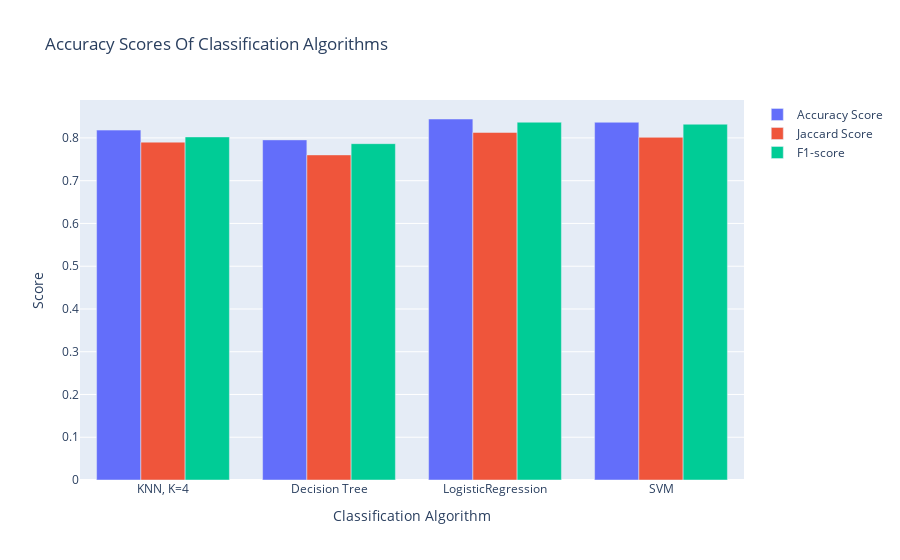

This figure's notebook cell:
### Code cell
import plotly.express as px
from plotly.subplots import make_subplots
import plotly.graph_objects as go

fig = make_subplots(rows=1, cols=1)

fig.add_trace(
    go.Bar(x=Report['Classification Algorithm'], y=Report['Accuracy Score'], name='Accuracy Score'),
    row=1, col=1
)

fig.add_trace(
    go.Bar(x=Report['Classification Algorithm'], y=Report['Jaccard Score'], name='Jaccard Score'),
    row=1, col=1
)
fig.add_trace(
    go.Bar(x=Report['Classification Algorithm'], y=Report['F1-score'], name='F1-score'), row=1,col=1
)


fig.update_layout(title_text="Accuracy Scores Of Classification Algorithms")
fig.update_yaxes(title_text="Score", row=1, col=1)
fig.update_xaxes(title_text="Classification Algorithm", row=1, col=1)
fig.show()

### Figure 1 — Plotly figure (JSON) as saved in the notebook; plotly's stock layout.template omitted (floating-point values rounded to 4 significant figures)
{"data": [{"name": "Accuracy Score", "type": "bar", "x": ["KNN, K=4", "Decision Tree", "LogisticRegression", "SVM"], "xaxis": "x", "y": [0.8183, 0.7954, 0.8443, 0.8366], "yaxis": "y"}, {"name": "Jaccard Score", "type": "bar", "x": ["KNN, K=4", "Decision Tree", "LogisticRegression", "SVM"], "xaxis": "x", "y": [0.7901, 0.7603, 0.8128, 0.8015], "yaxis": "y"}, {"name": "F1-score", "type": "bar", "x": ["KNN, K=4", "Decision Tree", "LogisticRegression", "SVM"], "xaxis": "x", "y": [0.8024, 0.7866, 0.8368, 0.8321], "yaxis": "y"}], "layout": {"title": {"text": "Accuracy Scores Of Classification Algorithms"}, "xaxis": {"anchor": "y", "domain": [0, 1], "title": {"text": "Classification Algorithm"}}, "yaxis": {"anchor": "x", "domain": [0, 1], "title": {"text": "Score"}}}}
